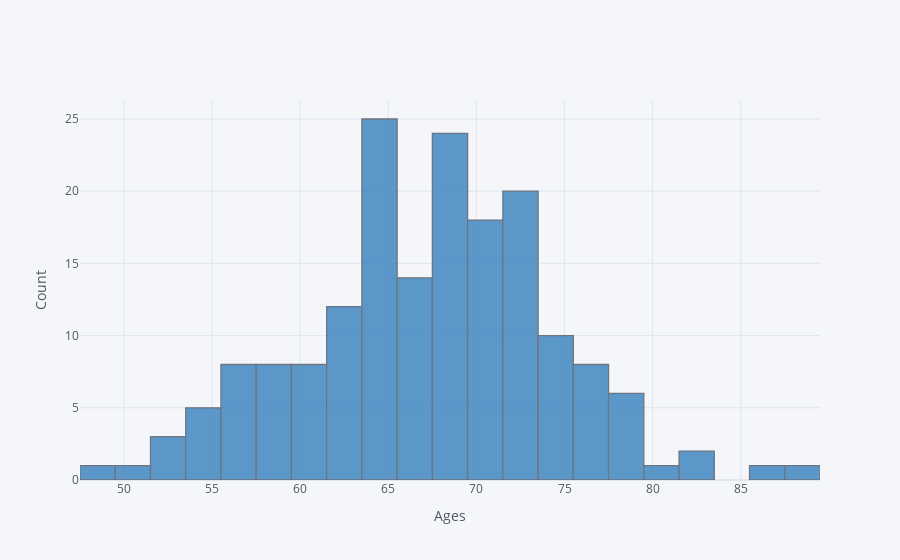

The notebook cell this image was saved under:
### Markdown cell above
### Age Distribution of Patients

### Code cell
patient_df['Age'].iplot(kind='hist',bins=30,color='blue',xTitle='Ages',yTitle='Count')

### Figure 1 — Plotly figure (JSON) as saved in the notebook; plotly's stock layout.template omitted (floating-point values rounded to 4 significant figures; data arrays with more than 128 entries replaced by an {"elided": "..."} marker saying what was removed)
{"data": [{"histfunc": "count", "histnorm": "", "marker": {"color": "rgba(55, 128, 191, 1.0)", "line": {"color": "#4D5663", "width": 1.3}}, "name": "Age", "nbinsx": 30, "opacity": 0.8, "orientation": "v", "type": "histogram", "x": {"elided": "176 int values"}}], "layout": {"barmode": "overlay", "legend": {"bgcolor": "#F5F6F9", "font": {"color": "#4D5663"}}, "paper_bgcolor": "#F5F6F9", "plot_bgcolor": "#F5F6F9", "title": {"font": {"color": "#4D5663"}}, "xaxis": {"gridcolor": "#E1E5ED", "showgrid": true, "tickfont": {"color": "#4D5663"}, "title": {"font": {"color": "#4D5663"}, "text": "Ages"}, "zerolinecolor": "#E1E5ED"}, "yaxis": {"gridcolor": "#E1E5ED", "showgrid": true, "tickfont": {"color": "#4D5663"}, "title": {"font": {"color": "#4D5663"}, "text": "Count"}, "zerolinecolor": "#E1E5ED"}}}
